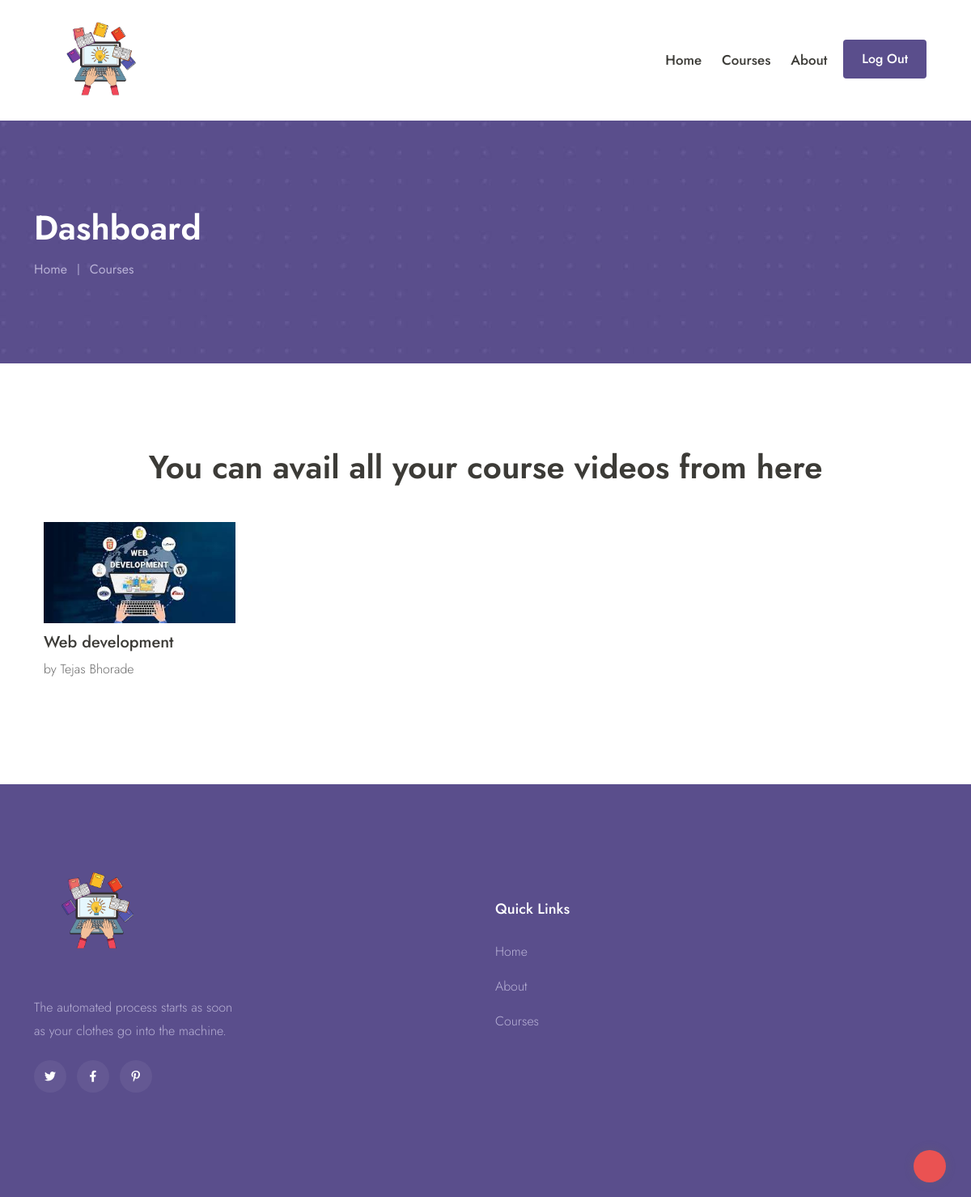
Screenshot of /student/ (signed in) with the database file from the repository.
### teacher/models.py (models this page shows, shortened)
class Attendee(models.Model):
    teacher = models.ForeignKey(Teacher, on_delete=models.CASCADE)
    student = models.ForeignKey(User, on_delete=models.CASCADE)
    course = models.ForeignKey(Course, on_delete=models.CASCADE)

class Course(models.Model):
    title = models.CharField(max_length=200)
    image = models.ImageField(upload_to='teacher/images', blank=True)
    description = models.TextField(blank=True)
    teacher = models.ForeignKey(Teacher, on_delete=models.CASCADE)

class Teacher(models.Model):
    GENDER_CHOICES = (
        ('Male', 'Male'),
        ('Female', 'Female'),
        ('Other', 'Other')
    )
    user = models.OneToOneField(User, unique=True, null=True, on_delete=models.CASCADE)
    gender = models.CharField(max_length=6, choices=GENDER_CHOICES, blank=True)
    qualification = models.CharField(max_length=200, blank=True)

### student/views.py (the view)
# urls.py: 2. Add a URL to urlpatterns:  path('', views.home, name='home')
def home(request):
    user = request.user
    if user.is_anonymous:
        return redirect('/signup')
    enrolled = Attendee.objects.filter(student=user)
    return render(request, 'dashboard.html', context={'enrolled': enrolled})

### templates/dashboard.html
{% extends "base.html" %}
{% load static %}
{% block content %}
<main>
<div class="hero-area slider-area">
<div class="hero-height2 hero-bg2 d-flex align-items-center">
<div class="container">
<div class="row">
<div class="col-xl-12">
<div class="hero-cap">
<h2>Dashboard</h2>
<nav aria-label="breadcrumb">
<ol class="breadcrumb">
<li class="breadcrumb-item"><a href="/">Home</a></li>
<li class="breadcrumb-item"><a href="#">Courses</a></li>
</ol>
</nav>
</div>
</div>
</div>
</div>
</div>
</div>
<section class="popular-directorya-area section-padding fix">
<div class="container">
<div class="row">
<div class="col-lg-12">
<div class="section-tittle text-center mb-40">
<h2>You can avail all your course videos from here</h2>
</div>
</div>
</div>
<div class="row">
     {% for enroll in enrolled %}
<div class="col-xl-3 col-lg-4 col-md-6 col-sm-6">
<div class="properties pb-30">
<div class="properties-card">
<div class="properties-img overlay1">
<a href="#"><img src="{{ enroll.course.image.url }}" alt=""></a>
</div>
<div class="properties-caption">
<h3>
<a href="viewcourses/{{ enroll.course.id }}">{{ enroll.course.title }}</a>
</h3>
<p>by {{ enroll.teacher.user.first_name }}</p>
</div>
</div>
</div>
</div>
{% endfor %}
</div>
</div>
</section>
</main>
{% endblock %}

### rows the page displays
Attendee: course.image (picture), course "Web development", teacher.user.first_name "Tejas Bhorade"
